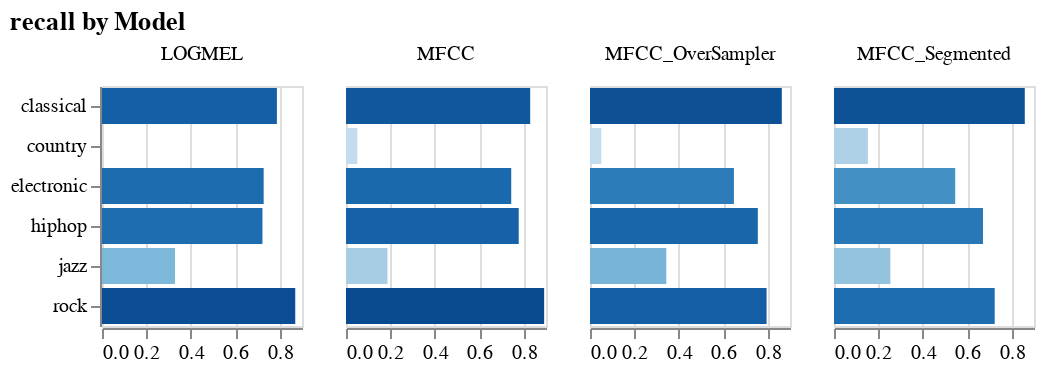

Notebook code for this chart:
### Code cell
comp.display_metric_comparison_chart(comp.metrics[1])

### Figure 1 — Vega specification as saved in the notebook (floating-point values rounded to 4 significant figures)
{"$schema": "https://vega.github.io/schema/vega/v5.json", "data": [{"name": "source_0", "values": [{"index": "MFCC", "classical": 0.8289, "country": 0.05085, "electronic": 0.7435, "hiphop": 0.7773, "jazz": 0.1866, "rock": 0.8917, "accuracy": 0.7867, "macro avg": 0.5798, "weighted avg": 0.7867, "type": "classical", "amount": 0.8289, "amount_start": 0.0, "amount_end": 0.8289}, {"index": "MFCC", "classical": 0.8289, "country": 0.05085, "electronic": 0.7435, "hiphop": 0.7773, "jazz": 0.1866, "rock": 0.8917, "accuracy": 0.7867, "macro avg": 0.5798, "weighted avg": 0.7867, "type": "country", "amount": 0.05085, "amount_start": 0.0, "amount_end": 0.05085}, {"index": "MFCC", "classical": 0.8289, "country": 0.05085, "electronic": 0.7435, "hiphop": 0.7773, "jazz": 0.1866, "rock": 0.8917, "accuracy": 0.7867, "macro avg": 0.5798, "weighted avg": 0.7867, "type": "electronic", "amount": 0.7435, "amount_start": 0.0, "amount_end": 0.7435}, {"index": "MFCC", "classical": 0.8289, "country": 0.05085, "electronic": 0.7435, "hiphop": 0.7773, "jazz": 0.1866, "rock": 0.8917, "accuracy": 0.7867, "macro avg": 0.5798, "weighted avg": 0.7867, "type": "hiphop", "amount": 0.7773, "amount_start": 0.0, "amount_end": 0.7773}, {"index": "MFCC", "classical": 0.8289, "country": 0.05085, "electronic": 0.7435, "hiphop": 0.7773, "jazz": 0.1866, "rock": 0.8917, "accuracy": 0.7867, "macro avg": 0.5798, "weighted avg": 0.7867, "type": "jazz", "amount": 0.1866, "amount_start": 0.0, "amount_end": 0.1866}, {"index": "MFCC", "classical": 0.8289, "country": 0.05085, "electronic": 0.7435, "hiphop": 0.7773, "jazz": 0.1866, "rock": 0.8917, "accuracy": 0.7867, "macro avg": 0.5798, "weighted avg": 0.7867, "type": "rock", "amount": 0.8917, "amount_start": 0.0, "amount_end": 0.8917}, {"index": "MFCC_OverSampler", "classical": 0.8631, "country": 0.05085, "electronic": 0.6476, "hiphop": 0.7552, "jazz": 0.3433, "rock": 0.7946, "accuracy": 0.7208, "macro avg": 0.5758, "weighted avg": 0.7208, "type": "classical", "amount": 0.8631, "amount_start": 0.0, "amount_end": 0.8631}, {"index": "MFCC_OverSampler", "classical": 0.8631, "country": 0.05085, "electronic": 0.6476, "hiphop": 0.7552, "jazz": 0.3433, "rock": 0.7946, "accuracy": 0.7208, "macro avg": 0.5758, "weighted avg": 0.7208, "type": "country", "amount": 0.05085, "amount_start": 0.0, "amount_end": 0.05085}, {"index": "MFCC_OverSampler", "classical": 0.8631, "country": 0.05085, "electronic": 0.6476, "hiphop": 0.7552, "jazz": 0.3433, "rock": 0.7946, "accuracy": 0.7208, "macro avg": 0.5758, "weighted avg": 0.7208, "type": "electronic", "amount": 0.6476, "amount_start": 0.0, "amount_end": 0.6476}, {"index": "MFCC_OverSampler", "classical": 0.8631, "country": 0.05085, "electronic": 0.6476, "hiphop": 0.7552, "jazz": 0.3433, "rock": 0.7946, "accuracy": 0.7208, "macro avg": 0.5758, "weighted avg": 0.7208, "type": "hiphop", "amount": 0.7552, "amount_start": 0.0, "amount_end": 0.7552}, {"index": "MFCC_OverSampler", "classical": 0.8631, "country": 0.05085, "electronic": 0.6476, "hiphop": 0.7552, "jazz": 0.3433, "rock": 0.7946, "accuracy": 0.7208, "macro avg": 0.5758, "weighted avg": 0.7208, "type": "jazz", "amount": 0.3433, "amount_start": 0.0, "amount_end": 0.3433}, {"index": "MFCC_OverSampler", "classical": 0.8631, "country": 0.05085, "electronic": 0.6476, "hiphop": 0.7552, "jazz": 0.3433, "rock": 0.7946, "accuracy": 0.7208, "macro avg": 0.5758, "weighted avg": 0.7208, "type": "rock", "amount": 0.7946, "amount_start": 0.0, "amount_end": 0.7946}, {"index": "MFCC_Segmented", "classical": 0.8586, "country": 0.1525, "electronic": 0.5455, "hiphop": 0.6704, "jazz": 0.2537, "rock": 0.7232, "accuracy": 0.6222, "macro avg": 0.534, "weighted avg": 0.6222, "type": "classical", "amount": 0.8586, "amount_start": 0.0, "amount_end": 0.8586}, {"index": "MFCC_Segmented", "classical": 0.8586, "country": 0.1525, "electronic": 0.5455, "hiphop": 0.6704, "jazz": 0.2537, "rock": 0.7232, "accuracy": 0.6222, "macro avg": 0.534, "weighted avg": 0.6222, "type": "country", "amount": 0.1525, "amount_start": 0.0, "amount_end": 0.1525}, {"index": "MFCC_Segmented", "classical": 0.8586, "country": 0.1525, "electronic": 0.5455, "hiphop": 0.6704, "jazz": 0.2537, "rock": 0.7232, "accuracy": 0.6222, "macro avg": 0.534, "weighted avg": 0.6222, "type": "electronic", "amount": 0.5455, "amount_start": 0.0, "amount_end": 0.5455}, {"index": "MFCC_Segmented", "classical": 0.8586, "country": 0.1525, "electronic": 0.5455, "hiphop": 0.6704, "jazz": 0.2537, "rock": 0.7232, "accuracy": 0.6222, "macro avg": 0.534, "weighted avg": 0.6222, "type": "hiphop", "amount": 0.6704, "amount_start": 0.0, "amount_end": 0.6704}, {"index": "MFCC_Segmented", "classical": 0.8586, "country": 0.1525, "electronic": 0.5455, "hiphop": 0.6704, "jazz": 0.2537, "rock": 0.7232, "accuracy": 0.6222, "macro avg": 0.534, "weighted avg": 0.6222, "type": "jazz", "amount": 0.2537, "amount_start": 0.0, "amount_end": 0.2537}, {"index": "MFCC_Segmented", "classical": 0.8586, "country": 0.1525, "electronic": 0.5455, "hiphop": 0.6704, "jazz": 0.2537, "rock": 0.7232, "accuracy": 0.6222, "macro avg": 0.534, "weighted avg": 0.6222, "type": "rock", "amount": 0.7232, "amount_start": 0.0, "amount_end": 0.7232}, {"index": "LOGMEL", "classical": 0.7871, "country": 0.0, "electronic": 0.7275, "hiphop": 0.722, "jazz": 0.3284, "rock": 0.8696, "accuracy": 0.7644, "macro avg": 0.5724, "weighted avg": 0.7644, "type": "classical", "amount": 0.7871, "amount_start": 0.0, "amount_end": 0.7871}, {"index": "LOGMEL", "classical": 0.7871, "country": 0.0, "electronic": 0.7275, "hiphop": 0.722, "jazz": 0.3284, "rock": 0.8696, "accuracy": 0.7644, "macro avg": 0.5724, "weighted avg": 0.7644, "type": "country", "amount": 0.0, "amount_start": 0.0, "amount_end": 0.0}, {"index": "LOGMEL", "classical": 0.7871, "country": 0.0, "electronic": 0.7275, "hiphop": 0.722, "jazz": 0.3284, "rock": 0.8696, "accuracy": 0.7644, "macro avg": 0.5724, "weighted avg": 0.7644, "type": "electronic", "amount": 0.7275, "amount_start": 0.0, "amount_end": 0.7275}, {"index": "LOGMEL", "classical": 0.7871, "country": 0.0, "electronic": 0.7275, "hiphop": 0.722, "jazz": 0.3284, "rock": 0.8696, "accuracy": 0.7644, "macro avg": 0.5724, "weighted avg": 0.7644, "type": "hiphop", "amount": 0.722, "amount_start": 0.0, "amount_end": 0.722}, {"index": "LOGMEL", "classical": 0.7871, "country": 0.0, "electronic": 0.7275, "hiphop": 0.722, "jazz": 0.3284, "rock": 0.8696, "accuracy": 0.7644, "macro avg": 0.5724, "weighted avg": 0.7644, "type": "jazz", "amount": 0.3284, "amount_start": 0.0, "amount_end": 0.3284}, {"index": "LOGMEL", "classical": 0.7871, "country": 0.0, "electronic": 0.7275, "hiphop": 0.722, "jazz": 0.3284, "rock": 0.8696, "accuracy": 0.7644, "macro avg": 0.5724, "weighted avg": 0.7644, "type": "rock", "amount": 0.8696, "amount_start": 0.0, "amount_end": 0.8696}]}, {"name": "column_domain", "values": [{"index": "MFCC", "count": 6}, {"index": "MFCC_OverSampler", "count": 6}, {"index": "MFCC_Segmented", "count": 6}, {"index": "LOGMEL", "count": 6}]}, {"name": "source_0_y_domain_type", "values": [{"type": "classical"}, {"type": "country"}, {"type": "electronic"}, {"type": "hiphop"}, {"type": "jazz"}, {"type": "rock"}]}, {"name": "source_0_color_domain_amount", "values": [{"min": 0.0, "max": 0.8917}]}], "signals": [{"name": "child_width", "value": 100}, {"name": "y_step", "value": 20}, {"name": "child_height", "update": "bandspace(domain('y').length, 0.1, 0.05) * y_step"}], "marks": [{"type": "group", "name": "row_header", "encode": {"update": {"height": {"signal": "child_height"}}}, "axes": [{"scale": "y", "grid": false, "orient": "left", "zindex": 0}], "role": "row-header"}, {"type": "group", "name": "column_header", "from": {"data": "column_domain"}, "sort": {"field": "datum[\"index\"]", "order": "ascending"}, "encode": {"update": {"width": {"signal": "child_width"}}}, "title": {"text": {"signal": "isValid(parent[\"index\"]) ? parent[\"index\"] : \"\"+parent[\"index\"]"}, "offset": 10, "style": "guide-label", "frame": "group"}, "role": "column-header"}, {"type": "group", "name": "column_footer", "from": {"data": "column_domain"}, "sort": {"field": "datum[\"index\"]", "order": "ascending"}, "encode": {"update": {"width": {"signal": "child_width"}}}, "axes": [{"scale": "x", "tickCount": {"signal": "ceil(child_width/40)"}, "zindex": 0, "labelFlush": true, "grid": false, "labelOverlap": true, "orient": "bottom"}], "role": "column-footer"}, {"type": "group", "name": "cell", "from": {"facet": {"data": "source_0", "name": "facet", "groupby": ["index"]}}, "sort": {"field": ["datum[\"index\"]"], "order": ["ascending"]}, "encode": {"update": {"width": {"signal": "child_width"}, "height": {"signal": "child_height"}}}, "marks": [{"type": "rect", "name": "child_marks", "from": {"data": "facet"}, "encode": {"update": {"x": {"field": "amount_end", "scale": "x"}, "y": {"field": "type", "scale": "y"}, "fill": {"field": "amount", "scale": "color"}, "x2": {"field": "amount_start", "scale": "x"}, "height": {"signal": "max(0.25, bandwidth('y'))"}}}, "style": ["bar"]}], "axes": [{"scale": "x", "orient": "bottom", "gridScale": "y", "tickCount": {"signal": "ceil(child_width/40)"}, "labels": false, "grid": true, "domain": false, "minExtent": 0, "zindex": 0, "maxExtent": 0, "ticks": false, "aria": false}], "style": "cell"}], "scales": [{"name": "x", "type": "linear", "domain": {"data": "source_0", "fields": ["amount_start", "amount_end"]}, "range": [0, {"signal": "child_width"}], "nice": true, "zero": true}, {"name": "y", "type": "band", "domain": {"data": "source_0_y_domain_type", "field": "type", "sort": true}, "range": {"step": {"signal": "y_step"}}, "paddingOuter": 0.05, "paddingInner": 0.1}, {"name": "color", "type": "linear", "domain": [{"signal": "(data(\"source_0_color_domain_amount\")[0] || {}).min"}, {"signal": "(data(\"source_0_color_domain_amount\")[0] || {}).max"}], "range": "ramp", "zero": false, "interpolate": "hcl"}], "title": {"text": "recall by Model", "anchor": "start"}, "background": "white", "padding": 5, "layout": {"padding": 20, "columns": {"signal": "length(data('column_domain'))"}, "bounds": "full", "align": "all"}}
